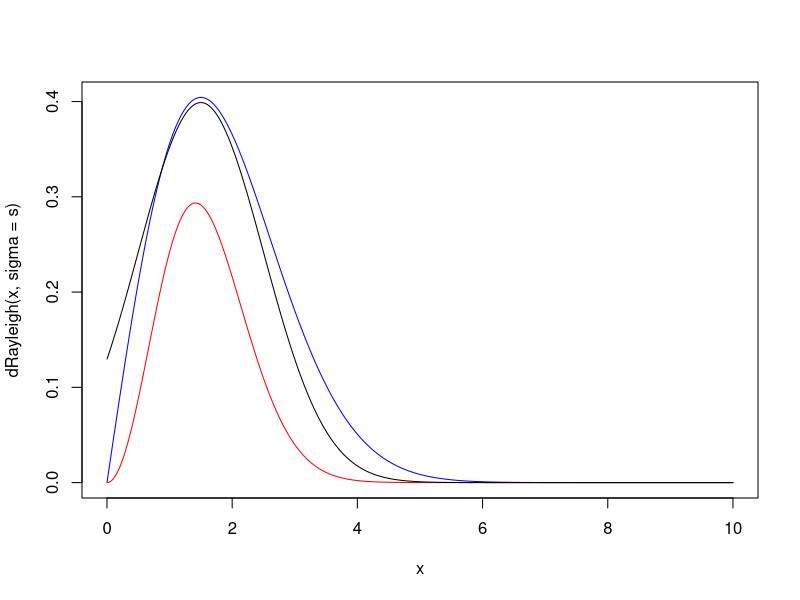
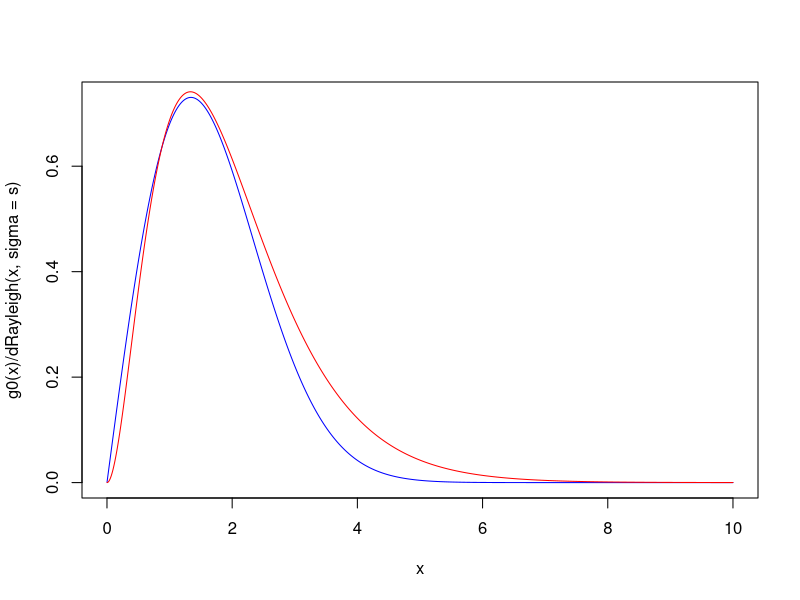

The R source for these figures, in order:
#5.14
dRayleigh <- function(x, sigma){
  #density of Rayleigh(sigma) at x
  x/sigma^2 * exp(-x^2/(2*sigma^2))
}

rRayleigh <- function(x, sigma, R = 10000, antithetic = TRUE) {
  #random sample of Rayleigh(sigma) at interval x
  u <- runif(R/2)
  if (!antithetic) v <- runif(R/2) else
    v <- 1 - u
  u <- c(u, v)
  cdf <- numeric(length(x))
  for (i in 1:length(x)) {
    g <- x[i]^2 * u * exp(-(u * x[i])^2 / (2 * sigma^2))
    cdf[i] <- mean(g) / (sigma^2)
  }
  cdf
}

s <- 1.5 #sigma of Rayleigh
m <- 1.5 #mean of normal
n <- 10000
x <- seq(0, 10, length.out = n+1)
x <- x[2:length(x)]
g0 <- function(x){x^2 / sqrt(2*pi) * exp(-x^2/2)}
plot(x, dRayleigh(x, sigma = s), type = 'l', col = 'blue')
lines(x, g0(x), col = 'red')
lines(x, dnorm(x, mean = m), col = 'black')

plot(x, g0(x)/dRayleigh(x, sigma = s), type = 'l', col = 'blue')
lines(x, g0(x)/dnorm(x, mean = m), col = 'red')

g <- function(x){x^2 / sqrt(2*pi) * exp(-x^2/2) * (x>1)}
f1 <- function(x){
  dRayleigh(x, sigma = s) * (x>1)
}
f2 <- function(x){
  dnorm(x, mean = m) * (x>1)
}

rf1 <- function(x){
  rRayleigh(x, sigma = s)
}

rf2 <- function(n){
  rnorm(n, mean = m)
}

#calculate by importance sampling
g <- function(x){x^2 / sqrt(2*pi) * exp(-x^2/2) * (x>1)}
f1 <- function(x){dnorm(x, mean = m)}
f2 <- function(x){dRayleigh(x, sigma = s)}
x1 <- rnorm(n, mean = m)
x2 <- rRayleigh(x, sigma = s)
theta1 <- mean(g(x1)/f1(x1))
theta2 <- mean(g(x2)/f2(x2))
theta1
theta2
